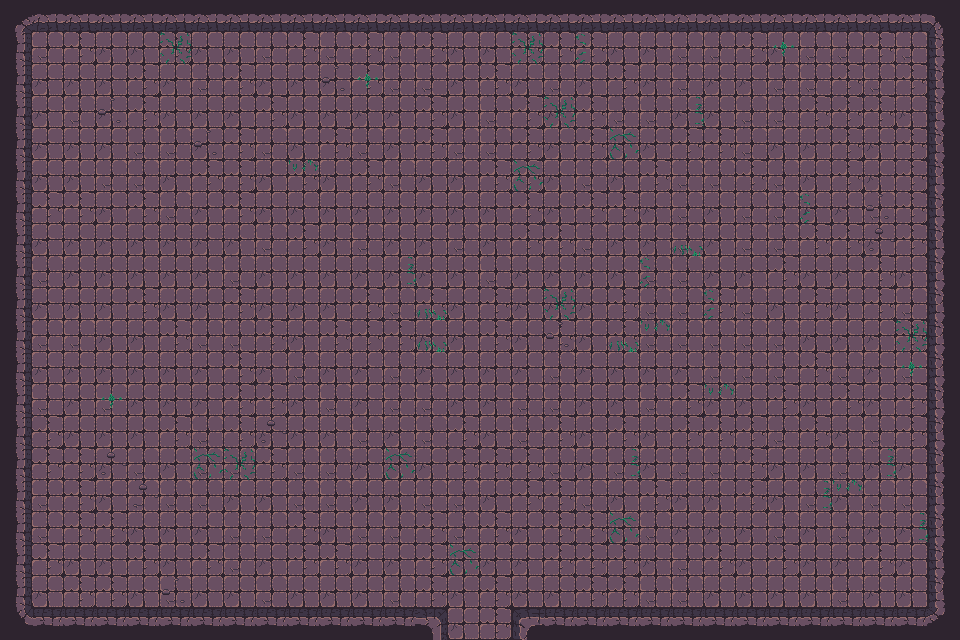

The image is a tile-based game level rendered from a .tmx file. Its description and complete source (layers, tilesets, objects, tile grids) follow:
An orthogonal 30x20 tile map with 32x32 px tiles, 3 tile layers (Walls, Decor, Items), 2 tilesets and 58 objects.

<map version="1.10" tiledversion="1.11.2" orientation="orthogonal" renderorder="right-down" width="30" height="20" tilewidth="32" tileheight="32" infinite="0" nextlayerid="3" nextobjectid="1">
    <tileset firstgid="1" name="Town Tileset" tilewidth="32" tileheight="32" tilecount="64" columns="8">
        <image source="../../../tiles/World H Tileset.png" trans="ff00ff" width="256" height="256" />
        <tile id="4">
            <objectgroup draworder="index" id="2">
                <object id="1" x="0" y="0" width="32" height="32" />
            </objectgroup>
        </tile>
        <tile id="5">
            <objectgroup draworder="index" id="2">
                <object id="1" x="0" y="0" width="32" height="32" />
            </objectgroup>
        </tile>
        <tile id="6">
            <objectgroup draworder="index" id="2">
                <object id="1" x="0" y="0" width="32" height="32" />
            </objectgroup>
        </tile>
        <tile id="7">
            <objectgroup draworder="index" id="2">
                <object id="1" x="0" y="0" width="32" height="32" />
            </objectgroup>
        </tile>
        <tile id="8">
            <objectgroup draworder="index" id="2">
                <object id="1" x="0" y="0" width="32" height="32" />
            </objectgroup>
        </tile>
        <tile id="10">
            <objectgroup draworder="index" id="2">
                <object id="1" x="0" y="32" width="32" height="0" />
            </objectgroup>
        </tile>
        <tile id="11">
            <objectgroup draworder="index" id="2">
                <object id="1" x="0" y="32" width="32" height="0" />
                <object id="2" x="32" y="0" width="0" height="32" />
            </objectgroup>
        </tile>
        <tile id="12">
            <objectgroup draworder="index" id="2">
                <object id="1" x="32" y="0" width="0" height="32" />
            </objectgroup>
        </tile>
        <tile id="13">
            <objectgroup draworder="index" id="2">
                <object id="1" x="0" y="32" width="32" height="0" />
                <object id="2" x="0" y="32" width="32" height="0" />
                <object id="3" x="0" y="0" width="0" height="32" />
            </objectgroup>
        </tile>
        <tile id="14">
            <objectgroup draworder="index" id="2">
                <object id="1" x="0" y="0" width="0" height="32" />
            </objectgroup>
        </tile>
        <tile id="16">
            <objectgroup draworder="index" id="2">
                <object id="1" x="0" y="0" width="32" height="32" />
            </objectgroup>
        </tile>
        <tile id="24">
            <objectgroup draworder="index" id="2">
                <object id="1" x="0" y="0" width="32" height="32" />
            </objectgroup>
        </tile>
    </tileset>
    <tileset firstgid="65" name="Dungeon Crawler Tileset" tilewidth="32" tileheight="32" tilecount="100" columns="10">
        <image source="../../../tiles/Dungeon_Tile.png" trans="" width="320" height="320" />
        <tile id="2">
            <objectgroup draworder="index" id="2">
                <object id="1" x="0" y="0" width="32" height="32" />
            </objectgroup>
        </tile>
        <tile id="3">
            <objectgroup draworder="index" id="2">
                <object id="1" x="0" y="0" width="32" height="32" />
            </objectgroup>
        </tile>
        <tile id="4">
            <objectgroup draworder="index" id="2">
                <object id="1" x="0" y="0" width="32" height="32" />
            </objectgroup>
        </tile>
        <tile id="5">
            <objectgroup draworder="index" id="2">
                <object id="1" x="0" y="0" width="32" height="32" />
            </objectgroup>
        </tile>
        <tile id="6">
            <objectgroup draworder="index" id="2">
                <object id="1" x="0" y="0" width="32" height="32" />
            </objectgroup>
        </tile>
        <tile id="8">
            <objectgroup draworder="index" id="2">
                <object id="1" x="0" y="0" width="32" height="32" />
            </objectgroup>
        </tile>
        <tile id="12">
            <objectgroup draworder="index" id="2">
                <object id="1" x="0" y="0" width="32" height="32" />
            </objectgroup>
        </tile>
        <tile id="13">
            <objectgroup draworder="index" id="2">
                <object id="1" x="0" y="0" width="32" height="32" />
            </objectgroup>
        </tile>
        <tile id="14">
            <objectgroup draworder="index" id="2">
                <object id="1" x="0" y="0" width="32" height="32" />
            </objectgroup>
        </tile>
        <tile id="15">
            <objectgroup draworder="index" id="2">
                <object id="1" x="0" y="0" width="32" height="32" />
            </objectgroup>
        </tile>
        <tile id="16">
            <objectgroup draworder="index" id="2">
                <object id="1" x="0" y="0" width="32" height="32" />
            </objectgroup>
        </tile>
        <tile id="18">
            <objectgroup draworder="index" id="2">
                <object id="1" x="0" y="0" width="32" height="32" />
            </objectgroup>
        </tile>
        <tile id="22">
            <objectgroup draworder="index" id="2">
                <object id="1" x="0" y="0" width="32" height="32" />
            </objectgroup>
        </tile>
        <tile id="23">
            <objectgroup draworder="index" id="2">
                <object id="1" x="0" y="0" width="32" height="32" />
            </objectgroup>
        </tile>
        <tile id="24">
            <objectgroup draworder="index" id="2">
                <object id="1" x="0" y="0" width="32" height="32" />
            </objectgroup>
        </tile>
        <tile id="25">
            <objectgroup draworder="index" id="2">
                <object id="1" x="0" y="0" width="32" height="32" />
            </objectgroup>
        </tile>
        <tile id="26">
            <objectgroup draworder="index" id="2">
                <object id="1" x="0" y="0" width="32" height="32" />
            </objectgroup>
        </tile>
        <tile id="28">
            <objectgroup draworder="index" id="2">
                <object id="1" x="0" y="0" width="32" height="32" />
            </objectgroup>
        </tile>
        <tile id="32">
            <objectgroup draworder="index" id="2">
                <object id="1" x="0" y="0" width="32" height="32" />
            </objectgroup>
        </tile>
        <tile id="33">
            <objectgroup draworder="index" id="2">
                <object id="1" x="0" y="0" width="32" height="32" />
            </objectgroup>
        </tile>
        <tile id="34">
            <objectgroup draworder="index" id="2">
                <object id="1" x="0" y="0" width="32" height="32" />
            </objectgroup>
        </tile>
        <tile id="35">
            <objectgroup draworder="index" id="2">
                <object id="1" x="0" y="0" width="32" height="32" />
            </objectgroup>
        </tile>
        <tile id="36">
            <objectgroup draworder="index" id="2">
                <object id="1" x="0" y="0" width="32" height="32" />
            </objectgroup>
        </tile>
        <tile id="38">
            <objectgroup draworder="index" id="2">
                <object id="1" x="0" y="0" width="32" height="32" />
            </objectgroup>
        </tile>
        <tile id="42">
            <objectgroup draworder="index" id="2">
                <object id="1" x="0" y="0" width="32" height="32" />
            </objectgroup>
        </tile>
        <tile id="43">
            <objectgroup draworder="index" id="2">
                <object id="1" x="0" y="0" width="32" height="32" />
            </objectgroup>
        </tile>
        <tile id="44">
            <objectgroup draworder="index" id="2">
                <object id="1" x="0" y="0" width="32" height="32" />
            </objectgroup>
        </tile>
        <tile id="45">
            <objectgroup draworder="index" id="2">
                <object id="1" x="0" y="0" width="32" height="32" />
            </objectgroup>
        </tile>
        <tile id="46">
            <objectgroup draworder="index" id="2">
                <object id="1" x="0" y="0" width="32" height="32" />
            </objectgroup>
        </tile>
        <tile id="48">
            <objectgroup draworder="index" id="2">
                <object id="1" x="0" y="0" width="32" height="32" />
            </objectgroup>
        </tile>
        <tile id="52">
            <objectgroup draworder="index" id="2">
                <object id="1" x="0" y="0" width="32" height="32" />
            </objectgroup>
        </tile>
        <tile id="53">
            <objectgroup draworder="index" id="2">
                <object id="1" x="0" y="0" width="32" height="32" />
            </objectgroup>
        </tile>
        <tile id="54">
            <objectgroup draworder="index" id="2">
                <object id="1" x="0" y="0" width="32" height="32" />
            </objectgroup>
        </tile>
        <tile id="55">
            <objectgroup draworder="index" id="2">
                <object id="1" x="0" y="0" width="32" height="32" />
            </objectgroup>
        </tile>
        <tile id="56">
            <objectgroup draworder="index" id="2">
                <object id="1" x="0" y="0" width="32" height="32" />
            </objectgroup>
        </tile>
        <tile id="58">
            <objectgroup draworder="index" id="2">
                <object id="1" x="0" y="0" width="32" height="32" />
            </objectgroup>
        </tile>
        <tile id="62">
            <objectgroup draworder="index" id="2">
                <object id="1" x="0" y="0" width="32" height="32" />
            </objectgroup>
        </tile>
        <tile id="63">
            <objectgroup draworder="index" id="2">
                <object id="1" x="0" y="0" width="32" height="32" />
            </objectgroup>
        </tile>
        <tile id="64">
            <objectgroup draworder="index" id="2">
                <object id="1" x="0" y="0" width="32" height="32" />
            </objectgroup>
        </tile>
        <tile id="65">
            <objectgroup draworder="index" id="2">
                <object id="1" x="0" y="0" width="32" height="32" />
            </objectgroup>
        </tile>
        <tile id="66">
            <objectgroup draworder="index" id="2">
                <object id="1" x="0" y="0" width="32" height="32" />
            </objectgroup>
        </tile>
        <tile id="68">
            <objectgroup draworder="index" id="2">
                <object id="1" x="0" y="0" width="32" height="32" />
            </objectgroup>
        </tile>
        <tile id="80">
            <objectgroup draworder="index" id="2">
                <object id="1" x="0" y="0" width="32" height="32" />
            </objectgroup>
        </tile>
    </tileset>
    <layer id="1" name="Walls" width="30" height="20">
        <data encoding="csv">
67,68,68,68,68,68,68,68,68,68,68,68,68,68,68,68,68,68,68,68,68,68,68,68,68,68,68,68,68,69,
77,66,65,75,75,65,75,75,66,65,66,65,66,65,75,75,65,65,65,75,75,66,66,65,75,66,66,65,66,79,
77,75,75,75,65,75,66,65,75,75,75,65,66,66,75,65,75,66,75,65,75,66,75,75,66,66,65,66,65,79,
77,75,66,75,65,75,75,75,65,75,75,75,75,65,75,66,65,75,65,66,66,75,75,66,66,65,65,65,75,79,
77,75,75,75,66,66,75,65,66,75,65,66,75,65,66,66,65,75,65,75,75,65,65,66,75,75,65,75,65,79,
77,75,75,66,66,75,65,65,75,65,75,65,66,75,75,65,65,75,66,75,65,66,66,65,66,75,65,75,65,79,
77,65,65,75,65,66,75,65,75,75,75,75,75,75,75,75,65,75,65,65,75,66,75,66,66,75,75,66,65,79,
77,75,75,75,75,75,75,75,66,65,75,66,75,75,66,75,65,65,66,75,75,66,75,66,66,65,65,75,65,79,
77,66,75,75,75,75,75,66,75,75,75,75,75,75,75,66,75,75,75,75,66,66,75,75,65,75,75,65,75,79,
77,75,75,75,65,75,75,65,75,75,75,65,66,65,75,65,75,75,75,65,66,66,65,66,75,65,75,65,66,79,
77,66,66,75,75,65,66,66,65,75,65,65,65,75,75,65,75,65,75,65,66,66,66,66,66,75,75,75,65,79,
77,75,75,75,75,75,75,65,75,66,75,75,66,75,75,75,75,66,75,75,75,75,66,66,66,65,66,75,66,79,
77,66,75,66,75,75,75,65,65,75,66,75,66,66,75,75,66,66,75,75,66,65,75,75,65,75,65,75,65,79,
77,65,75,75,75,65,66,65,75,75,75,66,75,66,65,75,66,65,75,65,75,65,65,65,66,65,75,66,65,79,
77,65,65,75,66,75,66,66,65,66,66,75,75,75,65,65,65,66,75,66,75,66,66,65,75,75,66,75,75,79,
77,66,65,75,66,66,66,75,75,66,66,75,75,66,66,75,65,65,66,75,65,75,75,65,75,66,75,66,66,79,
77,66,65,65,75,75,75,66,66,65,75,66,66,65,66,65,75,65,65,75,66,75,75,75,66,75,66,75,75,79,
77,65,75,75,65,75,65,66,75,65,65,75,75,65,75,75,75,65,65,65,75,66,65,75,65,75,75,65,75,79,
77,75,65,65,75,66,75,75,66,75,75,75,66,65,75,65,75,75,65,65,66,66,75,75,75,75,66,75,75,79,
87,88,88,88,88,88,88,88,88,88,88,88,88,73,75,65,70,88,88,88,88,88,88,88,88,88,88,88,88,89
        </data>
    </layer>
    <layer id="1" name="Decor" width="30" height="20">
        <data encoding="csv">
133,133,133,133,133,133,133,133,133,133,133,133,133,133,133,133,133,133,133,133,133,133,133,133,133,133,133,133,133,133,
133,133,133,133,133,125,133,133,133,133,133,133,133,133,133,133,125,133,139,133,133,133,133,133,135,133,133,133,133,133,
133,133,133,133,133,133,133,133,133,133,116,135,133,133,133,133,133,133,133,133,133,133,133,133,133,133,133,133,133,133,
133,133,133,116,133,133,133,133,133,133,133,133,133,133,136,133,133,125,133,133,133,140,133,133,133,133,133,133,133,133,
133,133,133,133,133,133,116,133,133,133,133,133,133,133,133,133,133,133,133,126,133,133,133,133,133,133,133,133,133,133,
133,133,133,133,133,133,133,133,133,138,133,133,133,133,133,133,126,133,133,133,133,133,133,133,133,133,133,133,133,133,
133,133,133,133,133,133,133,133,133,133,133,133,133,133,133,133,133,133,133,133,133,133,133,133,133,139,133,116,133,133,
133,133,133,133,133,133,133,133,133,133,133,133,133,133,133,133,133,133,133,133,133,137,133,133,133,133,133,115,133,133,
133,136,133,133,133,133,133,133,133,133,133,133,140,133,133,133,133,133,133,133,139,133,133,133,133,133,133,133,133,133,
133,133,133,133,133,133,133,133,133,133,133,133,133,137,133,133,133,125,133,133,133,133,139,133,133,133,133,133,133,133,
133,133,133,133,133,133,133,133,133,133,133,133,133,137,133,133,133,116,133,137,138,133,133,133,133,133,133,133,125,133,
133,133,133,133,133,133,133,133,133,133,133,133,133,133,133,136,133,133,133,133,133,133,133,133,133,133,133,133,135,133,
133,133,133,135,133,133,133,133,133,133,133,133,133,136,133,133,133,133,133,133,133,133,138,133,133,133,133,133,133,133,
133,133,133,133,133,133,133,133,115,133,133,133,133,133,133,133,133,133,133,133,133,133,133,133,133,133,133,133,133,133,
133,133,133,115,133,133,126,125,133,133,133,133,126,133,133,133,133,133,133,140,133,136,133,133,133,133,133,140,133,133,
133,133,133,133,115,133,133,133,133,133,133,133,133,133,133,133,133,133,136,133,133,133,133,133,133,140,138,133,133,133,
133,133,133,133,133,133,133,133,133,133,133,133,133,133,133,133,133,133,133,126,133,133,133,133,133,133,133,133,140,133,
133,133,133,133,133,133,133,133,136,133,133,133,133,133,126,133,133,133,133,133,133,133,133,133,133,133,133,133,133,133,
133,133,133,133,133,116,133,133,133,136,133,133,133,133,133,133,133,133,133,133,133,133,133,133,133,133,133,133,133,133,
133,133,133,133,133,133,133,133,133,133,133,133,133,133,133,133,133,133,133,133,133,133,133,133,133,133,133,133,133,133
        </data>
    </layer>
    <layer id="1" name="Items" width="30" height="20">
        <data encoding="csv">
133,133,133,133,133,133,133,133,133,133,133,133,133,133,133,133,133,133,133,133,133,133,133,133,133,133,133,133,133,133,
133,133,133,133,133,133,133,133,133,133,133,133,133,133,133,133,133,133,133,133,133,133,133,133,133,133,133,133,133,133,
133,133,133,133,133,133,133,133,133,133,133,133,133,133,133,133,133,133,133,133,133,133,133,133,133,133,133,133,133,133,
133,133,133,133,133,133,133,133,133,133,133,133,133,133,133,133,133,133,133,133,133,133,133,133,133,133,133,133,133,133,
133,133,133,133,133,133,133,133,133,133,133,133,133,133,133,133,133,133,133,133,133,133,133,133,133,133,133,133,133,133,
133,133,133,133,133,133,133,133,133,133,133,133,133,133,133,133,133,133,133,133,133,133,133,133,133,133,133,133,133,133,
133,133,133,133,133,133,133,133,133,133,133,133,133,133,133,133,133,133,133,133,133,133,133,133,133,133,133,133,133,133,
133,133,133,133,133,133,133,133,133,133,133,133,133,133,133,133,133,133,133,133,133,133,133,133,133,133,133,133,133,133,
133,133,133,133,133,133,133,133,133,133,133,133,133,133,133,133,133,133,133,133,133,133,133,133,133,133,133,133,133,133,
133,133,133,133,133,133,133,133,133,133,133,133,133,133,133,133,133,133,133,133,133,133,133,133,133,133,133,133,133,133,
133,133,133,133,133,133,133,133,133,133,133,133,133,133,133,133,133,133,133,133,133,133,133,133,133,133,133,133,133,133,
133,133,133,133,133,133,133,133,133,133,133,133,133,133,133,133,133,133,133,133,133,133,133,133,133,133,133,133,133,133,
133,133,133,133,133,133,133,133,133,133,133,133,133,133,133,133,133,133,133,133,133,133,133,133,133,133,133,133,133,133,
133,133,133,133,133,133,133,133,133,133,133,133,133,133,133,133,133,133,133,133,133,133,133,133,133,133,133,133,133,133,
133,133,133,133,133,133,133,133,133,133,133,133,133,133,133,133,133,133,133,133,133,133,133,133,133,133,133,133,133,133,
133,133,133,133,133,133,133,133,133,133,133,133,133,133,133,133,133,133,133,133,133,133,133,133,133,133,133,133,133,133,
133,133,133,133,133,133,133,133,133,133,133,133,133,133,133,133,133,133,133,133,133,133,133,133,133,133,133,133,133,133,
133,133,133,133,133,133,133,133,133,133,133,133,133,133,133,133,133,133,133,133,133,133,133,133,133,133,133,133,133,133,
133,133,133,133,133,133,133,133,133,133,133,133,133,133,133,133,133,133,133,133,133,133,133,133,133,133,133,133,133,133,
133,133,133,133,133,133,133,133,133,133,133,133,133,133,133,133,133,133,133,133,133,133,133,133,133,133,133,133,133,133
        </data>
    </layer>
</map>
